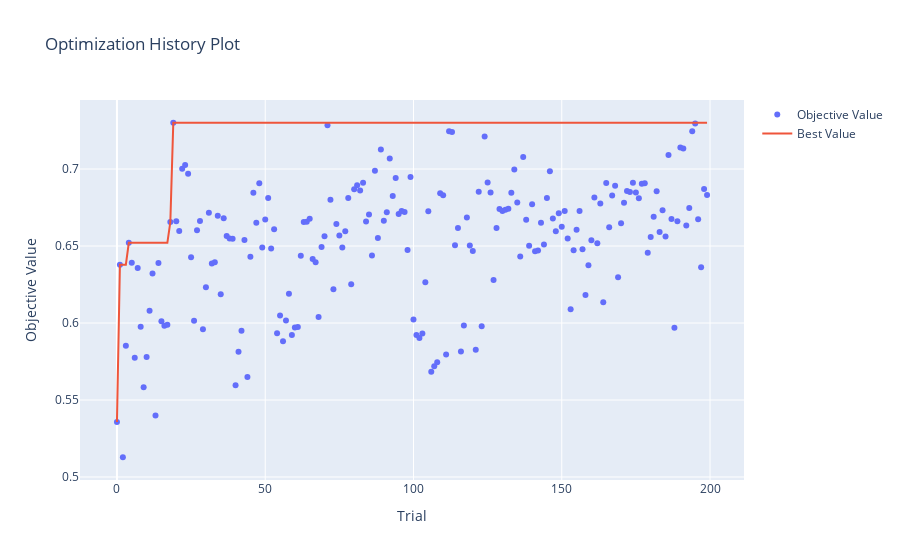

The cell this chart's notebook holds for it:
### Code cell
# Plot optimization history
plot_optimization_history(study)

### Figure 1 — Plotly figure (JSON) as saved in the notebook; plotly's stock layout.template omitted (floating-point values rounded to 4 significant figures; data arrays with more than 128 entries replaced by an {"elided": "..."} marker saying what was removed)
{"data": [{"mode": "markers", "name": "Objective Value", "type": "scatter", "x": {"elided": "200 int values"}, "y": {"elided": "200 float values"}}, {"mode": "lines", "name": "Best Value", "type": "scatter", "x": {"elided": "200 int values"}, "y": {"elided": "200 float values"}}, {"marker": {"color": "#cccccc"}, "mode": "markers", "name": "Infeasible Trial", "showlegend": false, "type": "scatter", "x": [], "y": []}], "layout": {"title": {"text": "Optimization History Plot"}, "xaxis": {"title": {"text": "Trial"}}, "yaxis": {"title": {"text": "Objective Value"}}}}
